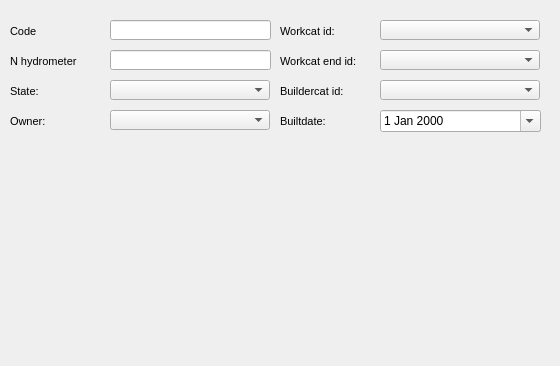
     <widget class="QWidget" name="page_3">
      <property name="geometry">
       <rect>
        <x>0</x>
        <y>0</y>
        <width>560</width>
        <height>366</height>
       </rect>
      </property>
      <attribute name="label">
       <string>Basic information</string>
      </attribute>
      <widget class="QComboBox" name="ownercat_id">
       <property name="geometry">
        <rect>
         <x>110</x>
         <y>110</y>
         <width>160</width>
         <height>20</height>
        </rect>
       </property>
      </widget>
      <widget class="QLabel" name="label_workcat_id">
       <property name="geometry">
        <rect>
         <x>280</x>
         <y>20</y>
         <width>90</width>
         <height>22</height>
        </rect>
       </property>
       <property name="font">
        <font>
         <pointsize>8</pointsize>
        </font>
       </property>
       <property name="frameShape">
        <enum>QFrame::NoFrame</enum>
       </property>
       <property name="frameShadow">
        <enum>QFrame::Plain</enum>
       </property>
       <property name="text">
        <string>Workcat id:</string>
       </property>
       <property name="textFormat">
        <enum>Qt::AutoText</enum>
       </property>
       <property name="scaledContents">
        <bool>false</bool>
       </property>
       <property name="margin">
        <number>3</number>
       </property>
      </widget>
      <widget class="QLabel" name="label_state">
       <property name="geometry">
        <rect>
         <x>10</x>
         <y>80</y>
         <width>90</width>
         <height>22</height>
        </rect>
       </property>
       <property name="font">
        <font>
         <pointsize>8</pointsize>
        </font>
       </property>
       <property name="frameShape">
        <enum>QFrame::NoFrame</enum>
       </property>
       <property name="frameShadow">
        <enum>QFrame::Plain</enum>
       </property>
       <property name="text">
        <string>State:</string>
       </property>
       <property name="textFormat">
        <enum>Qt::AutoText</enum>
       </property>
       <property name="scaledContents">
        <bool>false</bool>
       </property>
       <property name="margin">
        <number>3</number>
       </property>
      </widget>
      <widget class="QLabel" name="label_workcat_id_end">
       <property name="geometry">
        <rect>
         <x>280</x>
         <y>50</y>
         <width>90</width>
         <height>22</height>
        </rect>
       </property>
       <property name="font">
        <font>
         <pointsize>8</pointsize>
        </font>
       </property>
       <property name="frameShape">
        <enum>QFrame::NoFrame</enum>
       </property>
       <property name="frameShadow">
        <enum>QFrame::Plain</enum>
       </property>
       <property name="text">
        <string>Workcat end id:</string>
       </property>
       <property name="textFormat">
        <enum>Qt::AutoText</enum>
       </property>
       <property name="scaledContents">
        <bool>false</bool>
       </property>
       <property name="margin">
        <number>3</number>
       </property>
      </widget>
      <widget class="QLabel" name="label_builtdate">
       <property name="geometry">
        <rect>
         <x>280</x>
         <y>110</y>
         <width>90</width>
         <height>22</height>
        </rect>
       </property>
       <property name="font">
        <font>
         <pointsize>8</pointsize>
        </font>
       </property>
       <property name="frameShape">
        <enum>QFrame::NoFrame</enum>
       </property>
       <property name="frameShadow">
        <enum>QFrame::Plain</enum>
       </property>
       <property name="text">
        <string>Builtdate:</string>
       </property>
       <property name="textFormat">
        <enum>Qt::AutoText</enum>
       </property>
       <property name="scaledContents">
        <bool>false</bool>
       </property>
       <property name="margin">
        <number>3</number>
       </property>
      </widget>
      <widget class="QComboBox" name="workcat_id">
       <property name="geometry">
        <rect>
         <x>380</x>
         <y>20</y>
         <width>160</width>
         <height>20</height>
        </rect>
       </property>
      </widget>
      <widget class="QComboBox" name="buildercat_id">
       <property name="geometry">
        <rect>
         <x>380</x>
         <y>80</y>
         <width>160</width>
         <height>20</height>
        </rect>
       </property>
      </widget>
      <widget class="QDateEdit" name="builtdate">
       <property name="geometry">
        <rect>
         <x>380</x>
         <y>110</y>
         <width>161</width>
         <height>22</height>
        </rect>
       </property>
       <property name="calendarPopup">
        <bool>true</bool>
       </property>
      </widget>
      <widget class="QLabel" name="label_buildercat_id">
       <property name="geometry">
        <rect>
         <x>280</x>
         <y>80</y>
         <width>90</width>
         <height>22</height>
        </rect>
       </property>
       <property name="font">
        <font>
         <pointsize>8</pointsize>
        </font>
       </property>
       <property name="frameShape">
        <enum>QFrame::NoFrame</enum>
       </property>
       <property name="frameShadow">
        <enum>QFrame::Plain</enum>
       </property>
       <property name="text">
        <string>Buildercat id:</string>
       </property>
       <property name="textFormat">
        <enum>Qt::AutoText</enum>
       </property>
       <property name="scaledContents">
        <bool>false</bool>
       </property>
       <property name="margin">
        <number>3</number>
       </property>
      </widget>
      <widget class="QLabel" name="label_ownercat_id">
       <property name="geometry">
        <rect>
         <x>10</x>
         <y>110</y>
         <width>90</width>
         <height>22</height>
        </rect>
       </property>
       <property name="font">
        <font>
         <pointsize>8</pointsize>
        </font>
       </property>
       <property name="frameShape">
        <enum>QFrame::NoFrame</enum>
       </property>
       <property name="frameShadow">
        <enum>QFrame::Plain</enum>
       </property>
       <property name="text">
        <string>Owner:</string>
       </property>
       <property name="textFormat">
        <enum>Qt::AutoText</enum>
       </property>
       <property name="scaledContents">
        <bool>false</bool>
       </property>
       <property name="margin">
        <number>3</number>
       </property>
      </widget>
      <widget class="QComboBox" name="workcat_id_end">
       <property name="geometry">
        <rect>
         <x>380</x>
         <y>50</y>
         <width>160</width>
         <height>20</height>
        </rect>
       </property>
      </widget>
      <widget class="QComboBox" name="state">
       <property name="geometry">
        <rect>
         <x>110</x>
         <y>80</y>
         <width>160</width>
         <height>20</height>
        </rect>
       </property>
      </widget>
      <widget class="QLineEdit" name="n_hydrometer_2">
       <property name="geometry">
        <rect>
         <x>110</x>
         <y>50</y>
         <width>161</width>
         <height>20</height>
        </rect>
       </property>
      </widget>
      <widget class="QLineEdit" name="code_2">
       <property name="geometry">
        <rect>
         <x>110</x>
         <y>20</y>
         <width>161</width>
         <height>20</height>
        </rect>
       </property>
      </widget>
      <widget class="QLabel" name="label_code_2">
       <property name="geometry">
        <rect>
         <x>10</x>
         <y>20</y>
         <width>90</width>
         <height>22</height>
        </rect>
       </property>
       <property name="font">
        <font>
         <pointsize>8</pointsize>
        </font>
       </property>
       <property name="frameShape">
        <enum>QFrame::NoFrame</enum>
       </property>
       <property name="frameShadow">
        <enum>QFrame::Raised</enum>
       </property>
       <property name="text">
        <string>Code</string>
       </property>
       <property name="textFormat">
        <enum>Qt::AutoText</enum>
       </property>
       <property name="scaledContents">
        <bool>false</bool>
       </property>
       <property name="margin">
        <number>3</number>
       </property>
      </widget>
      <widget class="QLabel" name="label_n_hydrometer_2">
       <property name="geometry">
        <rect>
         <x>10</x>
         <y>50</y>
         <width>90</width>
         <height>22</height>
        </rect>
       </property>
       <property name="font">
        <font>
         <pointsize>8</pointsize>
        </font>
       </property>
       <property name="frameShape">
        <enum>QFrame::NoFrame</enum>
       </property>
       <property name="frameShadow">
        <enum>QFrame::Raised</enum>
       </property>
       <property name="text">
        <string>N hydrometer</string>
       </property>
       <property name="margin">
        <number>3</number>
       </property>
      </widget>
     </widget>
